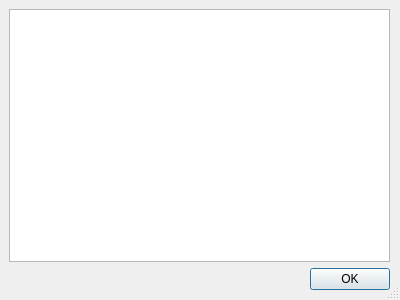
<?xml version="1.0" encoding="UTF-8"?>
<ui version="4.0">
 <class>PetroProfileDialogBase</class>
 <widget class="QDialog" name="PetroProfileDialogBase">
  <property name="geometry">
   <rect>
    <x>0</x>
    <y>0</y>
    <width>400</width>
    <height>300</height>
   </rect>
  </property>
  <property name="windowTitle">
   <string>Drilling profile</string>
  </property>
  <property name="sizeGripEnabled">
   <bool>true</bool>
  </property>
  <widget class="QWidget" name="verticalLayoutWidget">
   <property name="geometry">
    <rect>
     <x>9</x>
     <y>9</y>
     <width>381</width>
     <height>281</height>
    </rect>
   </property>
   <layout class="QVBoxLayout" name="verticalLayout" stretch="0,0">
    <item>
     <widget class="QGraphicsView" name="graphicsView"/>
    </item>
    <item>
     <widget class="QDialogButtonBox" name="button_box">
      <property name="orientation">
       <enum>Qt::Horizontal</enum>
      </property>
      <property name="standardButtons">
       <set>QDialogButtonBox::Ok</set>
      </property>
     </widget>
    </item>
   </layout>
  </widget>
 </widget>
 <resources/>
 <connections>
  <connection>
   <sender>button_box</sender>
   <signal>accepted()</signal>
   <receiver>PetroProfileDialogBase</receiver>
   <slot>accept()</slot>
   <hints>
    <hint type="sourcelabel">
     <x>20</x>
     <y>20</y>
    </hint>
    <hint type="destinationlabel">
     <x>20</x>
     <y>20</y>
    </hint>
   </hints>
  </connection>
  <connection>
   <sender>button_box</sender>
   <signal>rejected()</signal>
   <receiver>PetroProfileDialogBase</receiver>
   <slot>reject()</slot>
   <hints>
    <hint type="sourcelabel">
     <x>20</x>
     <y>20</y>
    </hint>
    <hint type="destinationlabel">
     <x>20</x>
     <y>20</y>
    </hint>
   </hints>
  </connection>
 </connections>
</ui>
